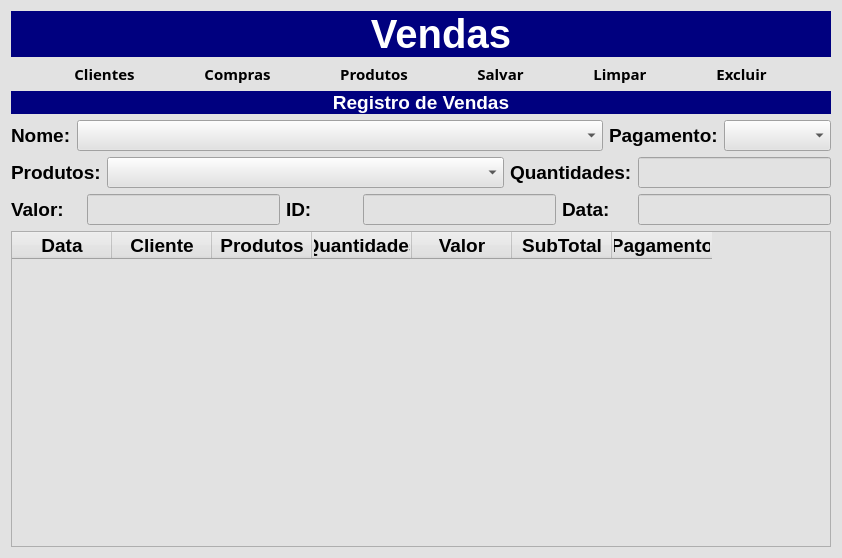
<?xml version="1.0" encoding="UTF-8"?>
<ui version="4.0">
 <class>Vendas</class>
 <widget class="QDialog" name="Vendas">
  <property name="geometry">
   <rect>
    <x>0</x>
    <y>0</y>
    <width>842</width>
    <height>558</height>
   </rect>
  </property>
  <property name="windowTitle">
   <string>Dialog</string>
  </property>
  <property name="styleSheet">
   <string notr="true">background-color: rgb(226, 226, 226);</string>
  </property>
  <layout class="QGridLayout" name="gridLayout_6">
   <item row="0" column="0">
    <layout class="QGridLayout" name="gridLayout_2">
     <property name="horizontalSpacing">
      <number>0</number>
     </property>
     <item row="0" column="0">
      <widget class="QPushButton" name="btn_Voltar">
       <property name="sizePolicy">
        <sizepolicy hsizetype="Fixed" vsizetype="Preferred">
         <horstretch>0</horstretch>
         <verstretch>0</verstretch>
        </sizepolicy>
       </property>
       <property name="font">
        <font>
         <family>Segoe UI Black</family>
         <pointsize>11</pointsize>
         <weight>75</weight>
         <bold>true</bold>
        </font>
       </property>
       <property name="cursor">
        <cursorShape>PointingHandCursor</cursorShape>
       </property>
       <property name="toolTip">
        <string/>
       </property>
       <property name="styleSheet">
        <string notr="true">QPushButton{
	background-color: rgb(0, 0, 127);
   border-radius: 0px
}

QPushButton:hover{
  background-color:rgb(50,50,50);
  color:rgb(200,200,200)
}

QPushButton:pressed{
  background-color:rgb(35,35,35);
  color:rgb(200,200,200)
}</string>
       </property>
       <property name="text">
        <string/>
       </property>
       <property name="icon">
        <iconset resource="icons.qrc">
         <normaloff>:/image/imagens/voltar1.png</normaloff>:/image/imagens/voltar1.png</iconset>
       </property>
       <property name="iconSize">
        <size>
         <width>80</width>
         <height>45</height>
        </size>
       </property>
      </widget>
     </item>
     <item row="0" column="1">
      <widget class="QLabel" name="label_2">
       <property name="sizePolicy">
        <sizepolicy hsizetype="Preferred" vsizetype="Fixed">
         <horstretch>0</horstretch>
         <verstretch>0</verstretch>
        </sizepolicy>
       </property>
       <property name="font">
        <font>
         <pointsize>30</pointsize>
         <weight>75</weight>
         <bold>true</bold>
        </font>
       </property>
       <property name="styleSheet">
        <string notr="true">background-color: rgb(0, 0, 127);
color: rgb(255, 255, 255);</string>
       </property>
       <property name="text">
        <string>Vendas</string>
       </property>
       <property name="alignment">
        <set>Qt::AlignCenter</set>
       </property>
      </widget>
     </item>
    </layout>
   </item>
   <item row="1" column="0">
    <layout class="QGridLayout" name="gridLayout">
     <item row="0" column="0">
      <widget class="QPushButton" name="btn_CadCliente">
       <property name="sizePolicy">
        <sizepolicy hsizetype="Fixed" vsizetype="Fixed">
         <horstretch>0</horstretch>
         <verstretch>0</verstretch>
        </sizepolicy>
       </property>
       <property name="font">
        <font>
         <family>Segoe UI Black</family>
         <pointsize>11</pointsize>
         <weight>75</weight>
         <bold>true</bold>
        </font>
       </property>
       <property name="cursor">
        <cursorShape>PointingHandCursor</cursorShape>
       </property>
       <property name="styleSheet">
        <string notr="true">QPushButton{
   border-radius: 8px
}

QPushButton:hover{
  background-color:rgb(50,50,50);
  color:rgb(200,200,200)
}

QPushButton:pressed{
  background-color:rgb(35,35,35);
  color:rgb(200,200,200)
}</string>
       </property>
       <property name="text">
        <string>Clientes</string>
       </property>
       <property name="icon">
        <iconset resource="icons.qrc">
         <normaloff>:/image/imagens/users.png</normaloff>:/image/imagens/users.png</iconset>
       </property>
       <property name="iconSize">
        <size>
         <width>45</width>
         <height>45</height>
        </size>
       </property>
      </widget>
     </item>
     <item row="0" column="1">
      <widget class="QPushButton" name="btn_Estoque">
       <property name="sizePolicy">
        <sizepolicy hsizetype="Fixed" vsizetype="Fixed">
         <horstretch>0</horstretch>
         <verstretch>0</verstretch>
        </sizepolicy>
       </property>
       <property name="font">
        <font>
         <family>Segoe UI Black</family>
         <pointsize>11</pointsize>
         <weight>75</weight>
         <bold>true</bold>
        </font>
       </property>
       <property name="cursor">
        <cursorShape>PointingHandCursor</cursorShape>
       </property>
       <property name="toolTip">
        <string/>
       </property>
       <property name="styleSheet">
        <string notr="true">QPushButton{
   border-radius: 8px
}

QPushButton:hover{
  background-color:rgb(50,50,50);
  color:rgb(200,200,200)
}

QPushButton:pressed{
  background-color:rgb(35,35,35);
  color:rgb(200,200,200)
}</string>
       </property>
       <property name="text">
        <string>Compras</string>
       </property>
       <property name="icon">
        <iconset resource="icons.qrc">
         <normaloff>:/image/imagens/vendas.png</normaloff>:/image/imagens/vendas.png</iconset>
       </property>
       <property name="iconSize">
        <size>
         <width>45</width>
         <height>45</height>
        </size>
       </property>
      </widget>
     </item>
     <item row="0" column="2">
      <widget class="QPushButton" name="btn_Estoque_2">
       <property name="sizePolicy">
        <sizepolicy hsizetype="Fixed" vsizetype="Fixed">
         <horstretch>0</horstretch>
         <verstretch>0</verstretch>
        </sizepolicy>
       </property>
       <property name="font">
        <font>
         <family>Segoe UI Black</family>
         <pointsize>11</pointsize>
         <weight>75</weight>
         <bold>true</bold>
        </font>
       </property>
       <property name="cursor">
        <cursorShape>PointingHandCursor</cursorShape>
       </property>
       <property name="toolTip">
        <string/>
       </property>
       <property name="styleSheet">
        <string notr="true">QPushButton{
   border-radius: 8px
}

QPushButton:hover{
  background-color:rgb(50,50,50);
  color:rgb(200,200,200)
}

QPushButton:pressed{
  background-color:rgb(35,35,35);
  color:rgb(200,200,200)
}</string>
       </property>
       <property name="text">
        <string>Produtos</string>
       </property>
       <property name="icon">
        <iconset resource="icons.qrc">
         <normaloff>:/image/imagens/Produtos.png</normaloff>:/image/imagens/Produtos.png</iconset>
       </property>
       <property name="iconSize">
        <size>
         <width>45</width>
         <height>45</height>
        </size>
       </property>
      </widget>
     </item>
     <item row="0" column="3">
      <widget class="QPushButton" name="btn_Salvar">
       <property name="sizePolicy">
        <sizepolicy hsizetype="Fixed" vsizetype="Fixed">
         <horstretch>0</horstretch>
         <verstretch>0</verstretch>
        </sizepolicy>
       </property>
       <property name="font">
        <font>
         <family>Segoe UI Black</family>
         <pointsize>11</pointsize>
         <weight>75</weight>
         <bold>true</bold>
        </font>
       </property>
       <property name="cursor">
        <cursorShape>PointingHandCursor</cursorShape>
       </property>
       <property name="toolTip">
        <string/>
       </property>
       <property name="styleSheet">
        <string notr="true">QPushButton{;
   border-radius: 8px
}

QPushButton:hover{
  background-color:rgb(50,50,50);
  color:rgb(200,200,200)
}

QPushButton:pressed{
  background-color:rgb(35,35,35);
  color:rgb(200,200,200)
}</string>
       </property>
       <property name="text">
        <string>Salvar</string>
       </property>
       <property name="icon">
        <iconset resource="icons.qrc">
         <normaloff>:/image/imagens/guardar-dados.png</normaloff>:/image/imagens/guardar-dados.png</iconset>
       </property>
       <property name="iconSize">
        <size>
         <width>45</width>
         <height>45</height>
        </size>
       </property>
      </widget>
     </item>
     <item row="0" column="4">
      <widget class="QPushButton" name="btn_Limpar">
       <property name="sizePolicy">
        <sizepolicy hsizetype="Fixed" vsizetype="Fixed">
         <horstretch>0</horstretch>
         <verstretch>0</verstretch>
        </sizepolicy>
       </property>
       <property name="font">
        <font>
         <family>Segoe UI Black</family>
         <pointsize>11</pointsize>
         <weight>75</weight>
         <bold>true</bold>
        </font>
       </property>
       <property name="cursor">
        <cursorShape>PointingHandCursor</cursorShape>
       </property>
       <property name="toolTip">
        <string/>
       </property>
       <property name="styleSheet">
        <string notr="true">QPushButton{;
   border-radius: 8px
}

QPushButton:hover{
  background-color:rgb(50,50,50);
  color:rgb(200,200,200)
}

QPushButton:pressed{
  background-color:rgb(35,35,35);
  color:rgb(200,200,200)
}</string>
       </property>
       <property name="text">
        <string>Limpar</string>
       </property>
       <property name="icon">
        <iconset resource="icons.qrc">
         <normaloff>:/image/imagens/limpar-limpo (1).png</normaloff>:/image/imagens/limpar-limpo (1).png</iconset>
       </property>
       <property name="iconSize">
        <size>
         <width>45</width>
         <height>45</height>
        </size>
       </property>
      </widget>
     </item>
     <item row="0" column="5">
      <widget class="QPushButton" name="btn_Excluir">
       <property name="sizePolicy">
        <sizepolicy hsizetype="Fixed" vsizetype="Fixed">
         <horstretch>0</horstretch>
         <verstretch>0</verstretch>
        </sizepolicy>
       </property>
       <property name="font">
        <font>
         <family>Segoe UI Black</family>
         <pointsize>11</pointsize>
         <weight>75</weight>
         <bold>true</bold>
        </font>
       </property>
       <property name="cursor">
        <cursorShape>PointingHandCursor</cursorShape>
       </property>
       <property name="toolTip">
        <string/>
       </property>
       <property name="styleSheet">
        <string notr="true">QPushButton{;
   border-radius: 8px
}

QPushButton:hover{
  background-color:rgb(50,50,50);
  color:rgb(200,200,200)
}

QPushButton:pressed{
  background-color:rgb(35,35,35);
  color:rgb(200,200,200)
}</string>
       </property>
       <property name="text">
        <string>Excluir</string>
       </property>
       <property name="icon">
        <iconset resource="icons.qrc">
         <normaloff>:/image/imagens/excluir-arquivo.png</normaloff>:/image/imagens/excluir-arquivo.png</iconset>
       </property>
       <property name="iconSize">
        <size>
         <width>45</width>
         <height>45</height>
        </size>
       </property>
      </widget>
     </item>
    </layout>
   </item>
   <item row="2" column="0">
    <widget class="QLabel" name="label">
     <property name="sizePolicy">
      <sizepolicy hsizetype="Preferred" vsizetype="Fixed">
       <horstretch>0</horstretch>
       <verstretch>0</verstretch>
      </sizepolicy>
     </property>
     <property name="font">
      <font>
       <pointsize>14</pointsize>
       <weight>75</weight>
       <bold>true</bold>
      </font>
     </property>
     <property name="styleSheet">
      <string notr="true">background-color: rgb(0, 0, 127);
color: rgb(255, 255, 255);</string>
     </property>
     <property name="frameShape">
      <enum>QFrame::NoFrame</enum>
     </property>
     <property name="text">
      <string>Registro de Vendas</string>
     </property>
     <property name="alignment">
      <set>Qt::AlignCenter</set>
     </property>
    </widget>
   </item>
   <item row="3" column="0">
    <layout class="QGridLayout" name="gridLayout_3">
     <item row="0" column="0">
      <widget class="QLabel" name="label_3">
       <property name="font">
        <font>
         <pointsize>14</pointsize>
         <weight>75</weight>
         <bold>true</bold>
        </font>
       </property>
       <property name="text">
        <string>Nome:</string>
       </property>
      </widget>
     </item>
     <item row="0" column="1">
      <widget class="QComboBox" name="Cbb_nome">
       <property name="sizePolicy">
        <sizepolicy hsizetype="Expanding" vsizetype="Fixed">
         <horstretch>0</horstretch>
         <verstretch>0</verstretch>
        </sizepolicy>
       </property>
       <property name="font">
        <font>
         <pointsize>14</pointsize>
         <weight>75</weight>
         <bold>true</bold>
        </font>
       </property>
       <property name="currentText">
        <string/>
       </property>
       <property name="placeholderText">
        <string/>
       </property>
      </widget>
     </item>
     <item row="0" column="2">
      <widget class="QLabel" name="label_4">
       <property name="sizePolicy">
        <sizepolicy hsizetype="Minimum" vsizetype="Preferred">
         <horstretch>0</horstretch>
         <verstretch>0</verstretch>
        </sizepolicy>
       </property>
       <property name="font">
        <font>
         <pointsize>14</pointsize>
         <weight>75</weight>
         <bold>true</bold>
        </font>
       </property>
       <property name="text">
        <string>Pagamento:</string>
       </property>
      </widget>
     </item>
     <item row="0" column="3">
      <widget class="QComboBox" name="Cbb_Pag">
       <property name="sizePolicy">
        <sizepolicy hsizetype="Fixed" vsizetype="Fixed">
         <horstretch>0</horstretch>
         <verstretch>0</verstretch>
        </sizepolicy>
       </property>
       <property name="font">
        <font>
         <pointsize>14</pointsize>
         <weight>75</weight>
         <bold>true</bold>
        </font>
       </property>
       <property name="currentText">
        <string/>
       </property>
       <property name="placeholderText">
        <string/>
       </property>
      </widget>
     </item>
    </layout>
   </item>
   <item row="4" column="0">
    <layout class="QGridLayout" name="gridLayout_4">
     <item row="0" column="0">
      <widget class="QLabel" name="label_5">
       <property name="font">
        <font>
         <pointsize>14</pointsize>
         <weight>75</weight>
         <bold>true</bold>
        </font>
       </property>
       <property name="text">
        <string>Produtos:</string>
       </property>
      </widget>
     </item>
     <item row="0" column="1">
      <widget class="QComboBox" name="Cbb_Produto">
       <property name="sizePolicy">
        <sizepolicy hsizetype="Expanding" vsizetype="Fixed">
         <horstretch>0</horstretch>
         <verstretch>0</verstretch>
        </sizepolicy>
       </property>
       <property name="font">
        <font>
         <pointsize>14</pointsize>
         <weight>75</weight>
         <bold>true</bold>
        </font>
       </property>
       <property name="currentText">
        <string/>
       </property>
       <property name="placeholderText">
        <string/>
       </property>
      </widget>
     </item>
     <item row="0" column="2">
      <widget class="QLabel" name="label_6">
       <property name="font">
        <font>
         <pointsize>14</pointsize>
         <weight>75</weight>
         <bold>true</bold>
        </font>
       </property>
       <property name="text">
        <string>Quantidades:</string>
       </property>
      </widget>
     </item>
     <item row="0" column="3">
      <widget class="QLineEdit" name="L_Quat">
       <property name="sizePolicy">
        <sizepolicy hsizetype="Fixed" vsizetype="Fixed">
         <horstretch>0</horstretch>
         <verstretch>0</verstretch>
        </sizepolicy>
       </property>
       <property name="font">
        <font>
         <pointsize>14</pointsize>
         <weight>75</weight>
         <bold>true</bold>
        </font>
       </property>
       <property name="alignment">
        <set>Qt::AlignCenter</set>
       </property>
      </widget>
     </item>
    </layout>
   </item>
   <item row="5" column="0">
    <layout class="QGridLayout" name="gridLayout_5">
     <item row="0" column="0">
      <widget class="QLabel" name="label_7">
       <property name="font">
        <font>
         <pointsize>14</pointsize>
         <weight>75</weight>
         <bold>true</bold>
        </font>
       </property>
       <property name="text">
        <string>Valor:</string>
       </property>
      </widget>
     </item>
     <item row="0" column="1">
      <widget class="QLineEdit" name="L_Valor">
       <property name="sizePolicy">
        <sizepolicy hsizetype="Fixed" vsizetype="Fixed">
         <horstretch>0</horstretch>
         <verstretch>0</verstretch>
        </sizepolicy>
       </property>
       <property name="font">
        <font>
         <pointsize>14</pointsize>
         <weight>75</weight>
         <bold>true</bold>
        </font>
       </property>
       <property name="alignment">
        <set>Qt::AlignCenter</set>
       </property>
      </widget>
     </item>
     <item row="0" column="2">
      <widget class="QLabel" name="label_8">
       <property name="font">
        <font>
         <pointsize>14</pointsize>
         <weight>75</weight>
         <bold>true</bold>
        </font>
       </property>
       <property name="text">
        <string>ID:</string>
       </property>
      </widget>
     </item>
     <item row="0" column="3">
      <widget class="QLineEdit" name="L_Id">
       <property name="sizePolicy">
        <sizepolicy hsizetype="Fixed" vsizetype="Fixed">
         <horstretch>0</horstretch>
         <verstretch>0</verstretch>
        </sizepolicy>
       </property>
       <property name="font">
        <font>
         <pointsize>14</pointsize>
         <weight>75</weight>
         <bold>true</bold>
        </font>
       </property>
       <property name="alignment">
        <set>Qt::AlignCenter</set>
       </property>
      </widget>
     </item>
     <item row="0" column="4">
      <widget class="QLabel" name="label_9">
       <property name="font">
        <font>
         <pointsize>14</pointsize>
         <weight>75</weight>
         <bold>true</bold>
        </font>
       </property>
       <property name="text">
        <string>Data:</string>
       </property>
      </widget>
     </item>
     <item row="0" column="5">
      <widget class="QLineEdit" name="L_Data">
       <property name="sizePolicy">
        <sizepolicy hsizetype="Fixed" vsizetype="Fixed">
         <horstretch>0</horstretch>
         <verstretch>0</verstretch>
        </sizepolicy>
       </property>
       <property name="font">
        <font>
         <pointsize>14</pointsize>
         <weight>75</weight>
         <bold>true</bold>
        </font>
       </property>
       <property name="alignment">
        <set>Qt::AlignCenter</set>
       </property>
      </widget>
     </item>
    </layout>
   </item>
   <item row="6" column="0">
    <widget class="QTableWidget" name="Tab_Caixa_Vendas">
     <property name="sizePolicy">
      <sizepolicy hsizetype="Expanding" vsizetype="Expanding">
       <horstretch>0</horstretch>
       <verstretch>0</verstretch>
      </sizepolicy>
     </property>
     <property name="font">
      <font>
       <pointsize>14</pointsize>
       <weight>75</weight>
       <bold>true</bold>
      </font>
     </property>
     <column>
      <property name="text">
       <string>Data</string>
      </property>
      <property name="font">
       <font>
        <pointsize>14</pointsize>
        <weight>75</weight>
        <bold>true</bold>
       </font>
      </property>
     </column>
     <column>
      <property name="text">
       <string>Cliente</string>
      </property>
      <property name="font">
       <font>
        <pointsize>14</pointsize>
        <weight>75</weight>
        <bold>true</bold>
       </font>
      </property>
     </column>
     <column>
      <property name="text">
       <string>Produtos</string>
      </property>
      <property name="font">
       <font>
        <pointsize>14</pointsize>
        <weight>75</weight>
        <bold>true</bold>
       </font>
      </property>
     </column>
     <column>
      <property name="text">
       <string>Quantidades</string>
      </property>
      <property name="font">
       <font>
        <pointsize>14</pointsize>
        <weight>75</weight>
        <bold>true</bold>
       </font>
      </property>
     </column>
     <column>
      <property name="text">
       <string>Valor</string>
      </property>
      <property name="font">
       <font>
        <pointsize>14</pointsize>
        <weight>75</weight>
        <bold>true</bold>
       </font>
      </property>
     </column>
     <column>
      <property name="text">
       <string>SubTotal</string>
      </property>
      <property name="font">
       <font>
        <pointsize>14</pointsize>
        <weight>75</weight>
        <bold>true</bold>
       </font>
      </property>
     </column>
     <column>
      <property name="text">
       <string>Pagamento</string>
      </property>
      <property name="font">
       <font>
        <pointsize>14</pointsize>
        <weight>75</weight>
        <bold>true</bold>
       </font>
      </property>
     </column>
    </widget>
   </item>
  </layout>
 </widget>
 <resources>
  <include location="icons.qrc"/>
 </resources>
 <connections/>
</ui>
